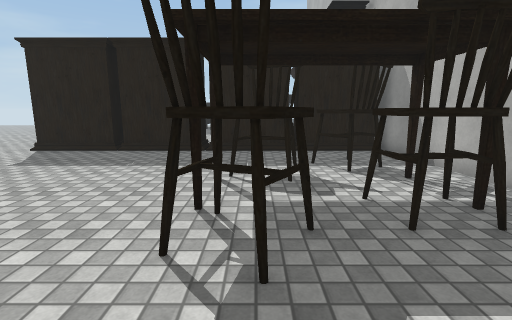
view 1 (above)

24 first-person views from a walk through a scene from a Unity 3-D project. The camera is 1.4 m above the floor, tilts 10° down and sees 85° across. The floor is counted in squares, 1 m on a side. Each view is taken from the middle of a square. On the plan, view 1 faces up. The plan holds only what a view shows up to about 14 squares ahead; the rest is blank. Some surface patterns are stand-ins.

view 2
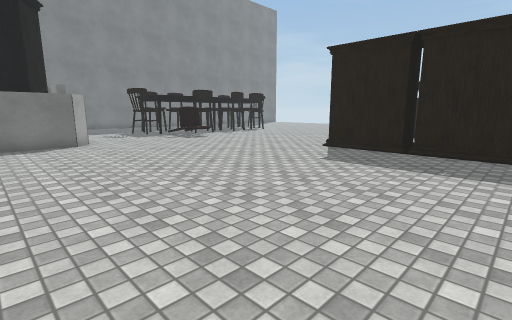

view 3
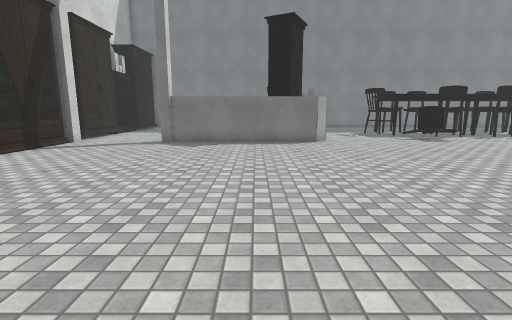

view 4
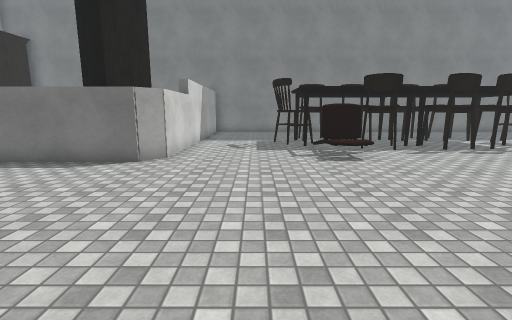

view 5
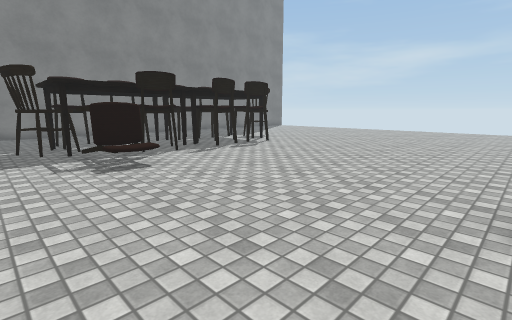

view 6
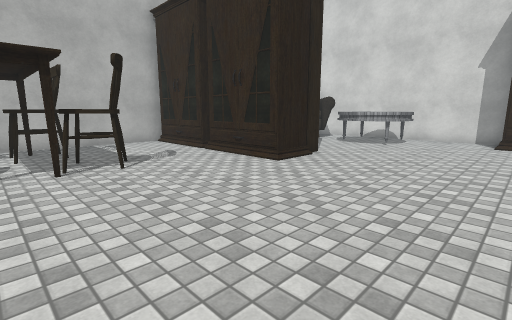

view 7
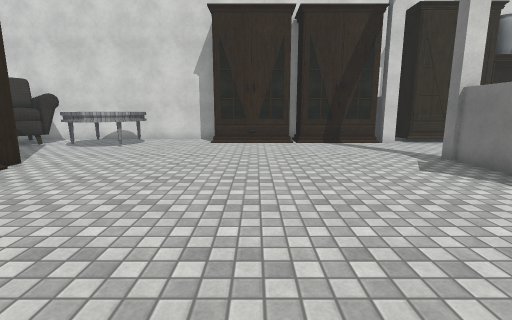

view 8
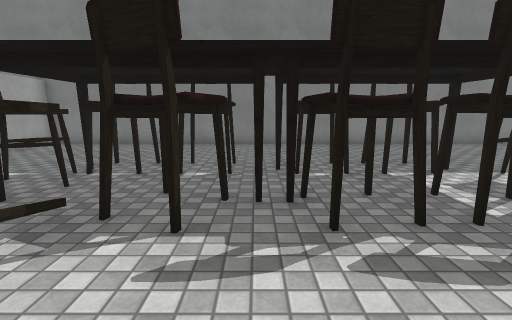

view 9
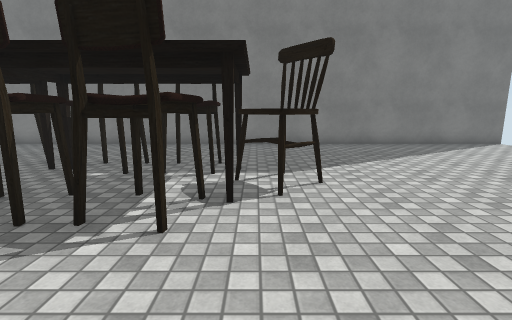

view 10
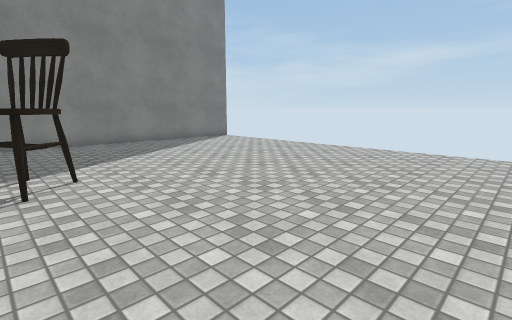

view 11
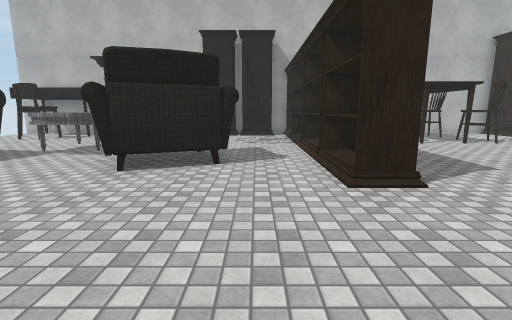

view 12
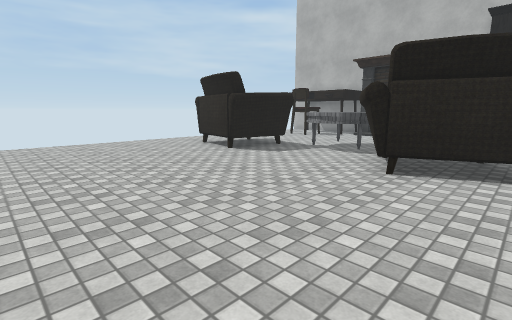

view 13
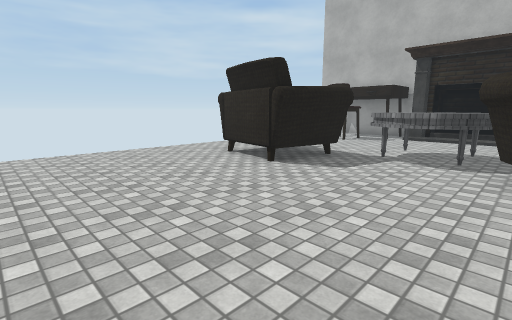

view 14
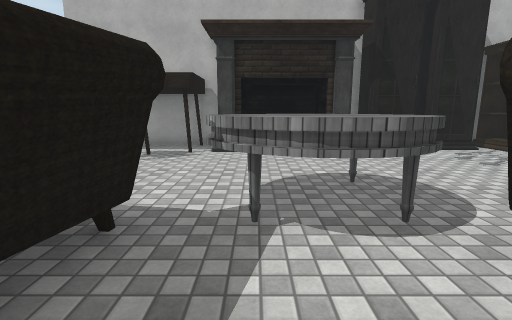

view 15
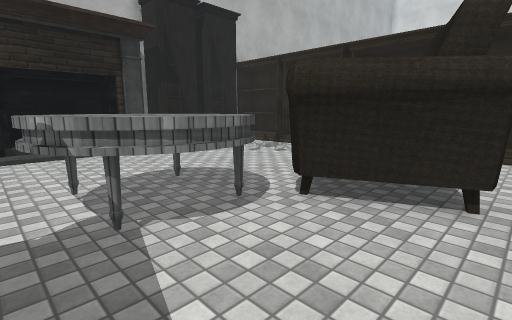

view 16
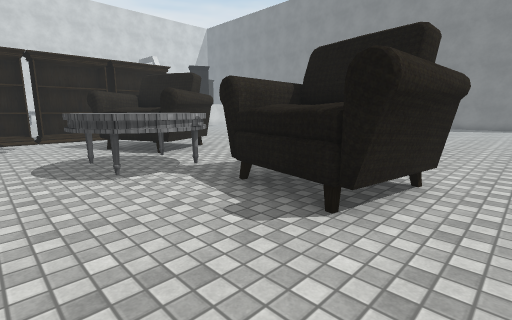

view 17
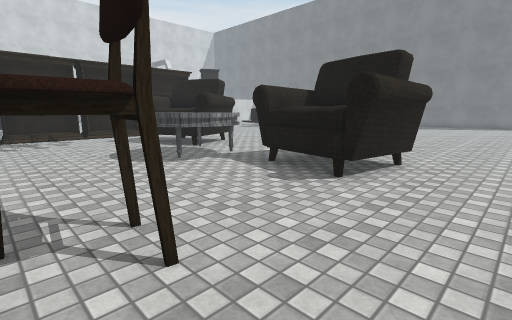

view 18
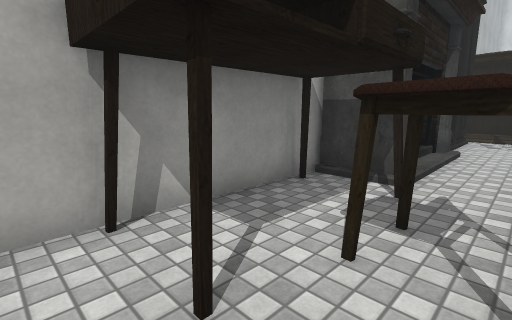

view 19
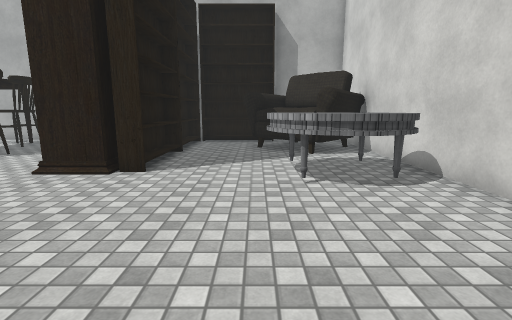

view 20
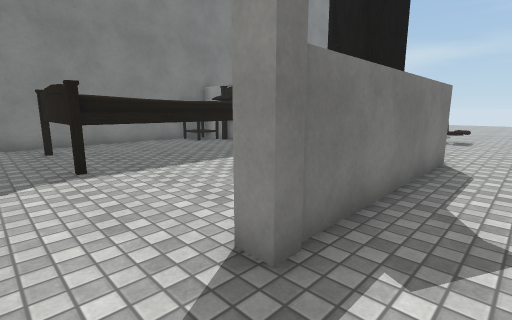

view 21
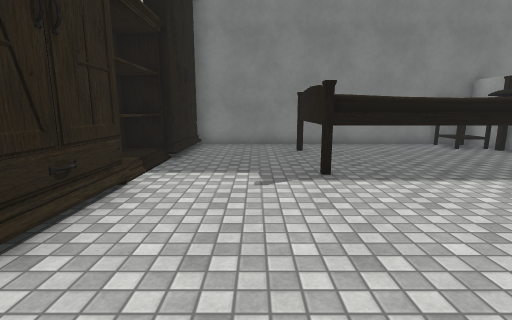

view 22
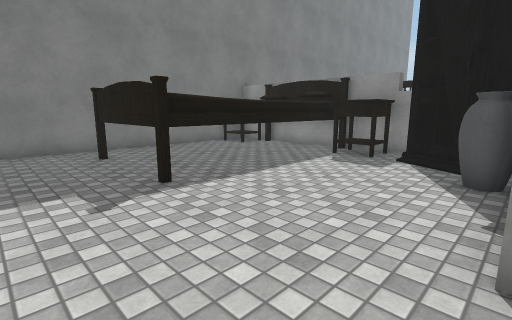

view 23
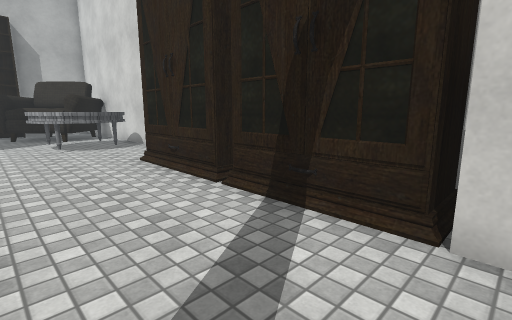

view 24
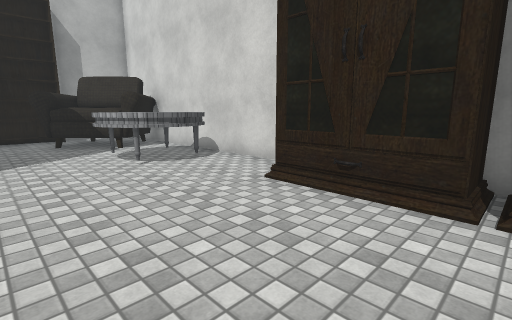

### Floor plan
Points are (right, up) in squares from view 1. A wall is a line through its corners. A room is listed if a view was taken in it or the views show most of it. See-through windows are left out.
Room 1 (views 1, 2, 3, 4, 5, 6, 7, 8, 9, 10, 11, 12, 13, 14, 15, 16, 17, 18, 19, 20, 21, 22, 23, 24)
walls: (-17.9, 3) (-22.1, 3); (-21.2, 3.3) (-15.3, 3.3) (-14.6, 2.7) (-14.6, -3.6); (4.6, -1.4) (4.6, 11); (-25.8, 0.5) (-25.8, -8.5); (-14.6, -8.4) (-14.6, -9.4); (4.6, 21.1) (4.6, 27); (-11.1, -10.1) (-10.4, -10.1); (-7.1, -10.1) (3.1, -10.1); (-25.8, 27.5) (-25.8, 3.3) (-23.4, 3.3)
objects: other object (-25, -9) to (-23, -8); other object (-22, -9) to (-19, -9); other object (-21, 8) to (-20, 9); other object (-21, 10) to (-20, 11); other object (-21, 12); other object (-21, 13) to (-20, 14); other object (-21, 15) to (-20, 16); other object (-20, 1) to (-18, 2); other object (-20, 7) to (-19, 8); other object (-20, 17) to (-19, 18); other object (-19, 10) to (-17, 11); other object (-19, 13) to (-17, 14); other object (-19, 15) to (-17, 16); other object (-18, -9) to (-16, -9); other object (-18, 8); other object (-18, 8) to (-16, 9); other object (-18, 12); other object (-18, 17); other object (-17, 1) to (-16, 2); other object (-16, -1) to (-16, 0); other object (-14, -9) to (-11, -8); other object (-10, -9) to (-7, -8); other object (-8, 10) to (-5, 11); other object (-7, 14) to (-3, 18); other object (-6, 21) to (-3, 25); other object (-4, -9) to (-2, -6); other object (-4, 10) to (-2, 11); other object (-4, 18) to (-1, 21); other object (-3, -3) to (0, -3); other object (-3, -2) to (0, -1); other object (-1, 2) to (1, 3); other object (-1, 4); other object (-1, 6); other object (-1, 10) to (1, 11); other object (0, -9) to (3, -6); other object (0, 6) to (1, 7); other object (1, -3) to (4, -3); other object (1, -2) to (4, -1); other object (1, 24) to (2, 25); other object (2, 3) to (3, 4); other object (2, 7) to (3, 8); other object (2, 10) to (4, 11); other object (3, 4); other object (3, 6); other object (3, 12) to (4, 13); other object (3, 14) to (4, 16); other object (3, 17) to (4, 21); other object (3, 22) to (4, 22); other object (3, 26) to (4, 26); other object (4, -7) to (4, -4)

Positions as (right, up) in squares from view 1, and headings:
1: (0, 0), facing up
2: (-2, 0), facing up-left
3: (-2, 0), facing left
4: (-7, 6), facing left
5: (-8, 6), facing up-left
6: (-8, 5), facing down-right
7: (-9, 4), facing down
8: (-14, 12), facing left
9: (-14, 17), facing left
10: (-13, 17), facing up-left
11: (-13, 13), facing right
12: (-13, 14), facing up-right
13: (-12, 17), facing up-right
14: (-7, 20), facing right
15: (-7, 21), facing down-right
16: (0, 26), facing down-left
17: (2, 27), facing down-left
18: (1, 27), facing down-right
19: (-9, -6), facing right
20: (-13, -6), facing up-left
21: (-14, -6), facing left
22: (-15, -7), facing up-left
23: (-15, -5), facing down-right
24: (-11, -4), facing down-right
